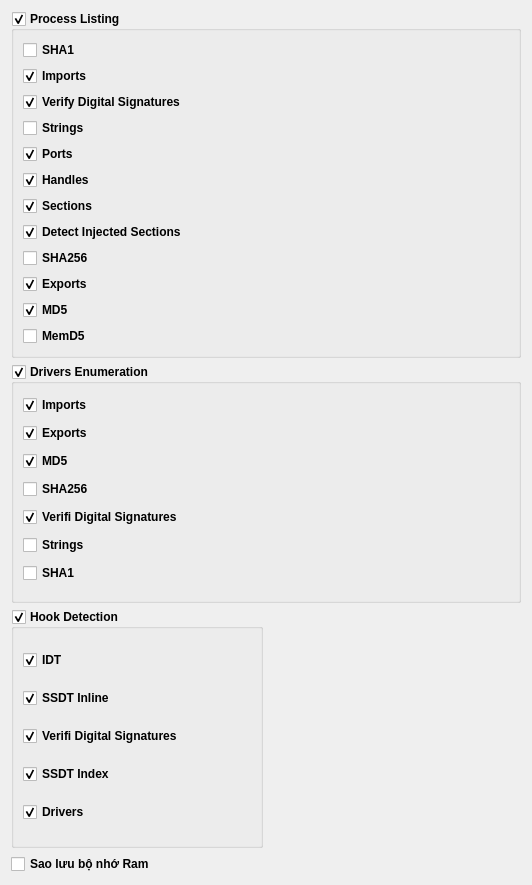
           <widget class="QWidget" name="scrollAreaWidgetContents_4">
            <property name="geometry">
             <rect>
              <x>0</x>
              <y>0</y>
              <width>532</width>
              <height>885</height>
             </rect>
            </property>
            <layout class="QGridLayout" name="gridLayout_18">
             <item row="1" column="0" colspan="2">
              <widget class="QGroupBox" name="memory_ProcessListing_group_2">
               <property name="font">
                <font>
                 <pointsize>9</pointsize>
                 <weight>75</weight>
                 <bold>true</bold>
                </font>
               </property>
               <property name="title">
                <string>Process Listing</string>
               </property>
               <property name="flat">
                <bool>true</bool>
               </property>
               <property name="checkable">
                <bool>true</bool>
               </property>
               <property name="checked">
                <bool>true</bool>
               </property>
               <layout class="QGridLayout" name="gridLayout_19">
                <item row="13" column="0">
                 <widget class="QCheckBox" name="checkBox_90">
                  <property name="text">
                   <string>MemD5</string>
                  </property>
                 </widget>
                </item>
                <item row="12" column="0">
                 <widget class="QCheckBox" name="checkBox_21">
                  <property name="text">
                   <string>MD5</string>
                  </property>
                  <property name="checked">
                   <bool>true</bool>
                  </property>
                 </widget>
                </item>
                <item row="10" column="0">
                 <widget class="QCheckBox" name="checkBox_22">
                  <property name="text">
                   <string>SHA256</string>
                  </property>
                 </widget>
                </item>
                <item row="8" column="0">
                 <widget class="QCheckBox" name="checkBox_18">
                  <property name="text">
                   <string>Sections</string>
                  </property>
                  <property name="checked">
                   <bool>true</bool>
                  </property>
                 </widget>
                </item>
                <item row="6" column="0">
                 <widget class="QCheckBox" name="checkBox_46">
                  <property name="text">
                   <string>Ports</string>
                  </property>
                  <property name="checked">
                   <bool>true</bool>
                  </property>
                 </widget>
                </item>
                <item row="4" column="0">
                 <widget class="QCheckBox" name="checkBox_56">
                  <property name="text">
                   <string>Verify Digital Signatures</string>
                  </property>
                  <property name="checked">
                   <bool>true</bool>
                  </property>
                 </widget>
                </item>
                <item row="2" column="0">
                 <widget class="QCheckBox" name="checkBox_58">
                  <property name="text">
                   <string>SHA1</string>
                  </property>
                 </widget>
                </item>
                <item row="3" column="0">
                 <widget class="QCheckBox" name="checkBox_19">
                  <property name="text">
                   <string>Imports</string>
                  </property>
                  <property name="checked">
                   <bool>true</bool>
                  </property>
                 </widget>
                </item>
                <item row="5" column="0">
                 <widget class="QCheckBox" name="checkBox_55">
                  <property name="text">
                   <string>Strings</string>
                  </property>
                 </widget>
                </item>
                <item row="7" column="0">
                 <widget class="QCheckBox" name="checkBox_17">
                  <property name="text">
                   <string>Handles</string>
                  </property>
                  <property name="checked">
                   <bool>true</bool>
                  </property>
                  <property name="tristate">
                   <bool>false</bool>
                  </property>
                 </widget>
                </item>
                <item row="9" column="0">
                 <widget class="QCheckBox" name="checkBox_149">
                  <property name="text">
                   <string>Detect Injected Sections</string>
                  </property>
                  <property name="checked">
                   <bool>true</bool>
                  </property>
                 </widget>
                </item>
                <item row="11" column="0">
                 <widget class="QCheckBox" name="checkBox_20">
                  <property name="text">
                   <string>Exports</string>
                  </property>
                  <property name="checked">
                   <bool>true</bool>
                  </property>
                 </widget>
                </item>
               </layout>
              </widget>
             </item>
             <item row="2" column="0" colspan="2">
              <widget class="QGroupBox" name="memory_DriversEnumeration_group_2">
               <property name="font">
                <font>
                 <pointsize>9</pointsize>
                 <weight>75</weight>
                 <bold>true</bold>
                </font>
               </property>
               <property name="title">
                <string>Drivers Enumeration</string>
               </property>
               <property name="flat">
                <bool>true</bool>
               </property>
               <property name="checkable">
                <bool>true</bool>
               </property>
               <property name="checked">
                <bool>true</bool>
               </property>
               <layout class="QGridLayout" name="gridLayout_20">
                <item row="0" column="0">
                 <widget class="QCheckBox" name="checkBox_24">
                  <property name="text">
                   <string>Imports</string>
                  </property>
                  <property name="checked">
                   <bool>true</bool>
                  </property>
                 </widget>
                </item>
                <item row="1" column="0">
                 <widget class="QCheckBox" name="checkBox_25">
                  <property name="text">
                   <string>Exports</string>
                  </property>
                  <property name="checked">
                   <bool>true</bool>
                  </property>
                 </widget>
                </item>
                <item row="2" column="0">
                 <widget class="QCheckBox" name="checkBox_26">
                  <property name="text">
                   <string>MD5</string>
                  </property>
                  <property name="checked">
                   <bool>true</bool>
                  </property>
                 </widget>
                </item>
                <item row="3" column="0">
                 <widget class="QCheckBox" name="checkBox_27">
                  <property name="text">
                   <string>SHA256</string>
                  </property>
                 </widget>
                </item>
                <item row="4" column="0">
                 <widget class="QCheckBox" name="checkBox_28">
                  <property name="text">
                   <string>Verifi Digital Signatures</string>
                  </property>
                  <property name="checked">
                   <bool>true</bool>
                  </property>
                 </widget>
                </item>
                <item row="5" column="0">
                 <widget class="QCheckBox" name="checkBox_29">
                  <property name="text">
                   <string>Strings</string>
                  </property>
                 </widget>
                </item>
                <item row="6" column="0">
                 <widget class="QCheckBox" name="checkBox_30">
                  <property name="text">
                   <string>SHA1</string>
                  </property>
                 </widget>
                </item>
               </layout>
              </widget>
             </item>
             <item row="4" column="0">
              <widget class="QCheckBox" name="checkBox_31">
               <property name="font">
                <font>
                 <pointsize>9</pointsize>
                 <weight>75</weight>
                 <bold>true</bold>
                </font>
               </property>
               <property name="text">
                <string>Sao lưu bộ nhớ Ram</string>
               </property>
              </widget>
             </item>
             <item row="3" column="0">
              <widget class="QGroupBox" name="memory_HookDetection_2">
               <property name="font">
                <font>
                 <pointsize>9</pointsize>
                 <weight>75</weight>
                 <bold>true</bold>
                </font>
               </property>
               <property name="title">
                <string>Hook Detection</string>
               </property>
               <property name="flat">
                <bool>true</bool>
               </property>
               <property name="checkable">
                <bool>true</bool>
               </property>
               <property name="checked">
                <bool>true</bool>
               </property>
               <layout class="QGridLayout" name="gridLayout_21">
                <item row="0" column="0">
                 <widget class="QCheckBox" name="checkBox_100">
                  <property name="text">
                   <string>IDT</string>
                  </property>
                  <property name="checked">
                   <bool>true</bool>
                  </property>
                 </widget>
                </item>
                <item row="1" column="0">
                 <widget class="QCheckBox" name="checkBox_101">
                  <property name="text">
                   <string>SSDT Inline</string>
                  </property>
                  <property name="checked">
                   <bool>true</bool>
                  </property>
                 </widget>
                </item>
                <item row="2" column="0">
                 <widget class="QCheckBox" name="checkBox_102">
                  <property name="text">
                   <string>Verifi Digital Signatures</string>
                  </property>
                  <property name="checked">
                   <bool>true</bool>
                  </property>
                 </widget>
                </item>
                <item row="3" column="0">
                 <widget class="QCheckBox" name="checkBox_103">
                  <property name="text">
                   <string>SSDT Index</string>
                  </property>
                  <property name="checked">
                   <bool>true</bool>
                  </property>
                 </widget>
                </item>
                <item row="4" column="0">
                 <widget class="QCheckBox" name="checkBox_91">
                  <property name="text">
                   <string>Drivers</string>
                  </property>
                  <property name="checked">
                   <bool>true</bool>
                  </property>
                 </widget>
                </item>
               </layout>
              </widget>
             </item>
            </layout>
           </widget>
